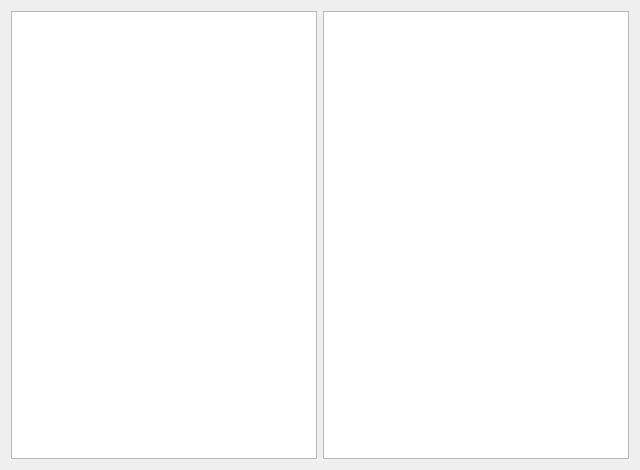
<?xml version="1.0" encoding="UTF-8"?>
<ui version="4.0">
 <class>Form</class>
 <widget class="QWidget" name="Form">
  <property name="geometry">
   <rect>
    <x>0</x>
    <y>0</y>
    <width>640</width>
    <height>470</height>
   </rect>
  </property>
  <property name="windowTitle">
   <string>history</string>
  </property>
  <layout class="QGridLayout" name="gridLayout">
   <item row="0" column="2">
    <widget class="QListWidget" name="listWidget">
     <property name="styleSheet">
      <string notr="true"/>
     </property>
    </widget>
   </item>
   <item row="0" column="1">
    <widget class="QListWidget" name="listWidget_2"/>
   </item>
  </layout>
 </widget>
 <resources/>
 <connections/>
</ui>
